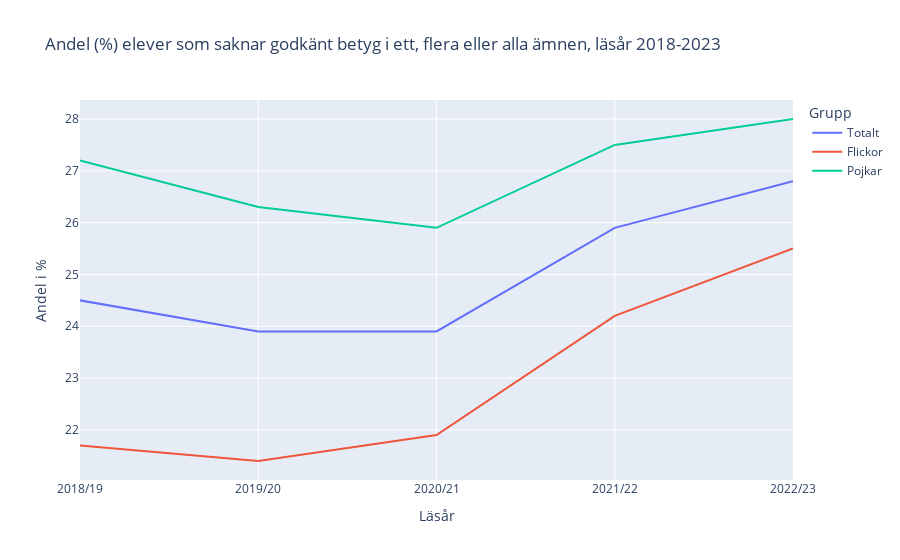

Here is the notebook cell this chart was saved with:
### Code cell
df_grad = pd.read_excel(
    "excel/betyg_o_prov_riksnivå.xlsx", sheet_name="Tabell 1B", header=[6, 7]
)
df_grad.dropna(inplace=True)
df_grad = df_grad.rename(
    columns={df_grad.columns[0][0]: "Key", df_grad.columns[0][1]: "Key"}
)


df_ig_grades = df_grad[
    ["Key", "Andel (%) elever som saknar godkänt betyg i ett, flera eller alla ämnen"]
].iloc[:5]

df_ig_grades.columns = df_ig_grades.columns.get_level_values(1)
df_ig_grades

fig = px.line(
    df_ig_grades, 
    x="Key", 
    y=["Totalt", "Flickor", "Pojkar"],
    title="Andel (%) elever som saknar godkänt betyg i ett, flera eller alla ämnen, läsår 2018-2023",
    labels={"value": "Andel i %", "Key": "Läsår", "variable": "Grupp"},
)

fig.update_xaxes(
    showspikes=True,
    spikedash="solid",
    spikecolor="gray",
    spikemode="across",
    spikesnap="cursor",
)
fig.update_layout(hovermode = "x")

# fig.write_html("visualiseringar/percent_grades_lineplot.html")

### Figure 1 — Plotly figure (JSON) as saved in the notebook; plotly's stock layout.template omitted (floating-point values rounded to 4 significant figures)
{"data": [{"hovertemplate": "Grupp=Totalt<br>Läsår=%{x}<br>Andel i %=%{y}<extra></extra>", "legendgroup": "Totalt", "line": {"color": "#636efa", "dash": "solid"}, "marker": {"symbol": "circle"}, "mode": "lines", "name": "Totalt", "orientation": "v", "showlegend": true, "type": "scatter", "x": ["2018/19", "2019/20", "2020/21", "2021/22", "2022/23"], "xaxis": "x", "y": [24.5, 23.9, 23.9, 25.9, 26.8], "yaxis": "y"}, {"hovertemplate": "Grupp=Flickor<br>Läsår=%{x}<br>Andel i %=%{y}<extra></extra>", "legendgroup": "Flickor", "line": {"color": "#EF553B", "dash": "solid"}, "marker": {"symbol": "circle"}, "mode": "lines", "name": "Flickor", "orientation": "v", "showlegend": true, "type": "scatter", "x": ["2018/19", "2019/20", "2020/21", "2021/22", "2022/23"], "xaxis": "x", "y": [21.7, 21.4, 21.9, 24.2, 25.5], "yaxis": "y"}, {"hovertemplate": "Grupp=Pojkar<br>Läsår=%{x}<br>Andel i %=%{y}<extra></extra>", "legendgroup": "Pojkar", "line": {"color": "#00cc96", "dash": "solid"}, "marker": {"symbol": "circle"}, "mode": "lines", "name": "Pojkar", "orientation": "v", "showlegend": true, "type": "scatter", "x": ["2018/19", "2019/20", "2020/21", "2021/22", "2022/23"], "xaxis": "x", "y": [27.2, 26.3, 25.9, 27.5, 28.0], "yaxis": "y"}], "layout": {"hovermode": "x", "legend": {"title": {"text": "Grupp"}, "tracegroupgap": 0}, "title": {"text": "Andel (%) elever som saknar godkänt betyg i ett, flera eller alla ämnen, läsår 2018-2023"}, "xaxis": {"anchor": "y", "domain": [0, 1], "showspikes": true, "spikecolor": "gray", "spikedash": "solid", "spikemode": "across", "spikesnap": "cursor", "title": {"text": "Läsår"}}, "yaxis": {"anchor": "x", "domain": [0, 1], "title": {"text": "Andel i %"}}}}
